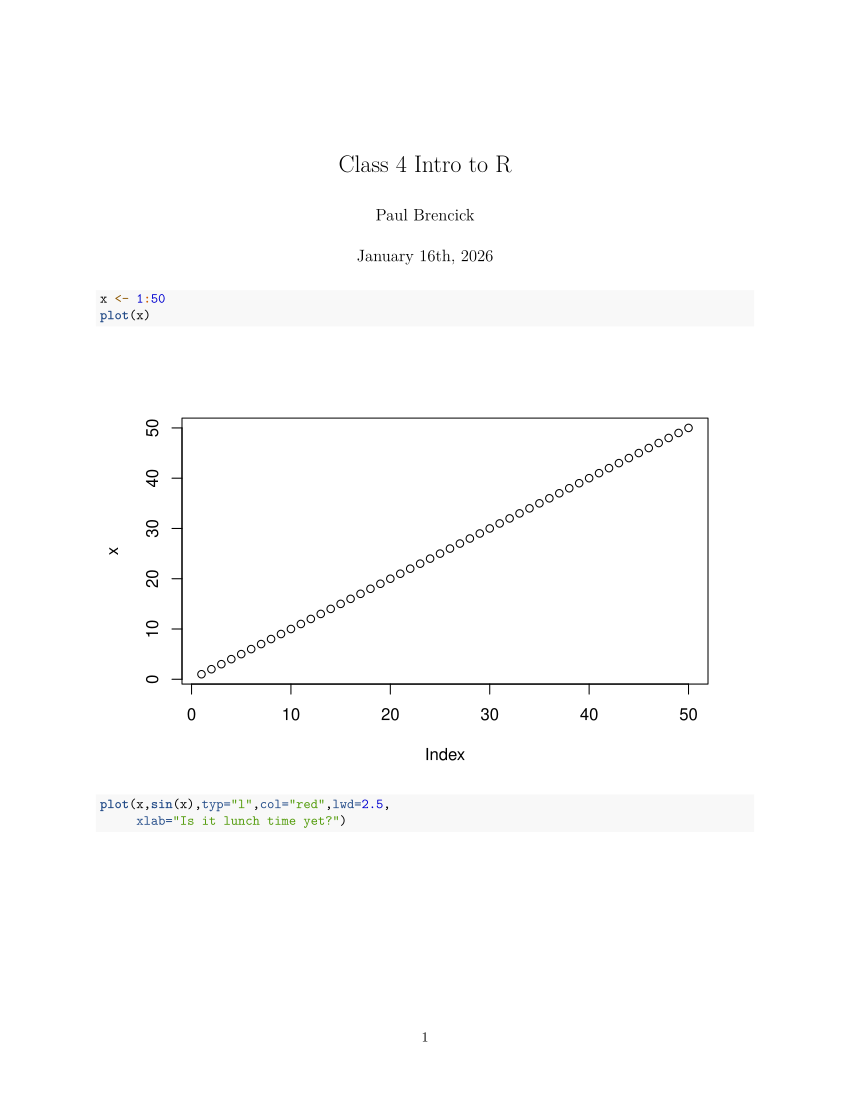

Generate this figure with R:
#' ---
#' title: "Class 4 Intro to R"
#' author: "Paul Brencick"
#' date: "January 16th, 2026"
#' ---

x <- 1:50
plot(x)
plot(x,sin(x),typ="l",col="red",lwd=2.5,
     xlab="Is it lunch time yet?")
